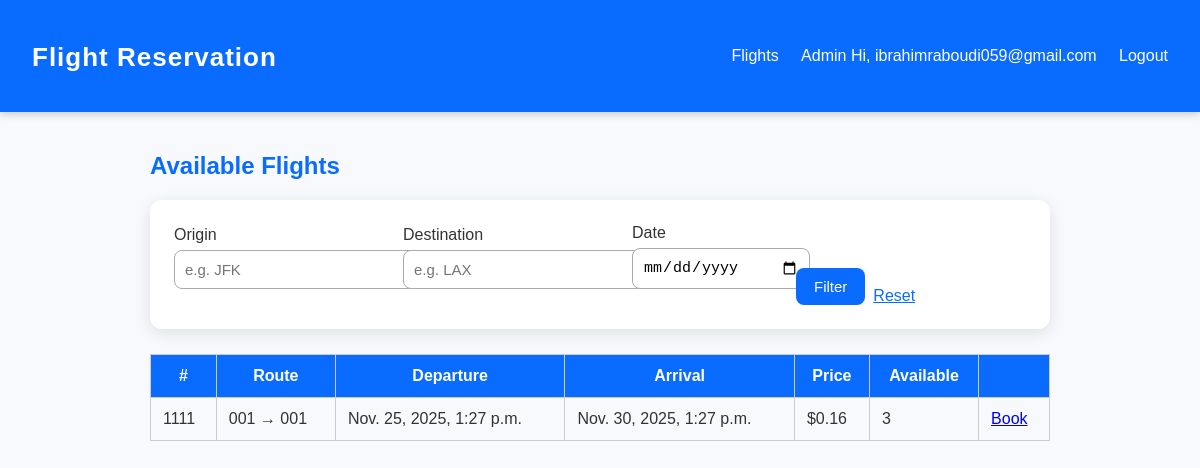
Page /flights/ (signed in) on the committed database.
### reservations/models.py (models this page shows, shortened)
class Flight(models.Model):
    number = models.CharField(max_length=10)
    origin = models.ForeignKey(Airport, related_name='departures', on_delete=models.CASCADE)
    destination = models.ForeignKey(Airport, related_name='arrivals', on_delete=models.CASCADE)
    departure_time = models.DateTimeField()
    arrival_time = models.DateTimeField()
    price = models.DecimalField(max_digits=10, decimal_places=2)
    seats = models.PositiveIntegerField()
    @property
    def available_seats(self):
        booked = self.booking_set.aggregate(total=Sum("seats")).get("total") or 0
        return max(self.seats - booked, 0)
    class Meta:
        constraints = [
            models.CheckConstraint(
                check=Q(arrival_time__gt=F("departure_time")),
                name="arrival_after_departure",
            ),
            models.CheckConstraint(
                check=Q(price__gte=0) & Q(seats__gte=0),
                name="non_negative_price_seats",
            ),
        ]

class Airport(models.Model):
    code = models.CharField(max_length=10, unique=True)
    name = models.CharField(max_length=100)
    city = models.CharField(max_length=100)
    country = models.CharField(max_length=100)

### reservations/views.py (the view)
# urls.py: path('flights/', views.flight_list, name='flight_list'),
def flight_list(request):
    flights = Flight.objects.filter(departure_time__gte=timezone.now())
    origin = request.GET.get("origin")
    destination = request.GET.get("destination")
    date = request.GET.get("date")
    if origin:
        flights = flights.filter(origin__code__iexact=origin)
    if destination:
        flights = flights.filter(destination__code__iexact=destination)
    if date:
        flights = flights.filter(departure_time__date=date)
    flights = flights.order_by("departure_time")
    return render(request, "reservations/flight_list.html", {
        "flights": flights,
        "origin": origin or "",
        "destination": destination or "",
        "date": date or "",
    })

### templates/reservations/flight_list.html (shortened to what this page needs)
{% extends 'base.html' %}
{% load tz %}
{% block content %}
<h2>Available Flights</h2>
<form method="get" style="margin-bottom:12px; display:flex; gap:8px; align-items:end;">
    <label>Origin<br><input type="text" name="origin" value="{{ origin }}" placeholder="e.g. JFK"></label>
    <label>Destination<br><input type="text" name="destination" value="{{ destination }}" placeholder="e.g. LAX"></label>
    <label>Date<br><input type="date" name="date" value="{{ date }}"></label>
    <button type="submit">Filter</button>
    <a href="?">Reset</a>
</form>
<table>
    <thead>
        <tr>
            <th>#</th>
            <th>Route</th>
            <th>Departure</th>
            <th>Arrival</th>
            <th>Price</th>
            <th>Available</th>
            <th></th>
        </tr>
    </thead>
    <tbody>
    {% for flight in flights %}
        <tr>
            <td>{{ flight.number }}</td>
            <td>{{ flight.origin.code }} → {{ flight.destination.code }}</td>
            <td>{{ flight.departure_time|localtime }}</td>
            <td>{{ flight.arrival_time|localtime }}</td>
            <td>${{ flight.price }}</td>
            <td>{{ flight.available_seats }}</td>
            <td><a href="{% url 'flight_detail' flight.pk %}">Book</a></td>
        </tr>
    {% empty %}
        <tr><td colspan="7">No upcoming flights.</td></tr>
    {% endfor %}
    </tbody>
</table>
{% endblock %}

### templates/base.html (shortened to what this page needs)
<!DOCTYPE html>
<html lang="en">
<head>
    {% load static %}
    <link rel="stylesheet" href="{% static 'styles.css' %}" />
</head>
<body>
    <header>
        <h1><a href="/">Flight Reservation</a></h1>
        <nav>
            <a href="/flights/">Flights</a>
            <a href="/admin/">Admin</a>
            {% if request.user.is_authenticated %}
                <span>Hi, {{ request.user.username }}</span>
                <a href="{% url 'logout' %}">Logout</a>
            {% else %}
                <a href="{% url 'login' %}">Login</a>
                <a href="{% url 'register' %}">Register</a>
            {% endif %}
        </nav>
    </header>
    <main>
        {% block content %}{% endblock %}
    </main>
</body>
</html>

### static/styles.css (style rules this page uses)
body { font-family: "Poppins", Arial, sans-serif; margin: 0; padding: 0; background: #f7f9fc; color: #333; }
header { background: #0a6cff; color: white; padding: 16px 32px; display: flex; align-items: center; justify-content: space-between; box-shadow: 0px 2px 8px rgba(0,0,0,0.2); }
header h1 a { color: white; font-size: 26px; text-decoration: none; letter-spacing: 1px; }
nav a { color: white; margin-left: 18px; text-decoration: none; font-weight: 500; transition: 0.2s; }
main { padding: 20px; max-width: 900px; margin: auto; }
form, .content-box { background: white; padding: 24px; border-radius: 12px; box-shadow: 0 4px 16px rgba(0,0,0,0.1); margin-top: 20px; }
h2, h1 { color: #0a6cff; }
input, select, textarea { width: 100%; padding: 10px; margin-top: 6px; margin-bottom: 16px; border-radius: 8px; border: 1px solid #aaa; font-size: 15px; transition: border-color 0.2s ease; }
button { padding: 10px 18px; background: #0a6cff; border: none; color: white; font-size: 15px; border-radius: 8px; cursor: pointer; transition: background 0.2s ease; }
form a { color: #0a6cff; font-weight: 500; }
table { width: 100%; border-collapse: collapse; margin-top: 25px; }
th { background: #0a6cff; color: white; }
th, td { border: 1px solid #ccc; padding: 12px; }

### rows in the picture
Flight: number "1111", origin.code "001", destination.code "001", departure_time "Nov. 25, 2025, 1:27 p.m.", arrival_time "Nov. 30, 2025, 1:27 p.m.", price "0.16", available_seats "3"

### other values in the picture
{{ request.user.username }} "ibrahimraboudi059@gmail.com"
